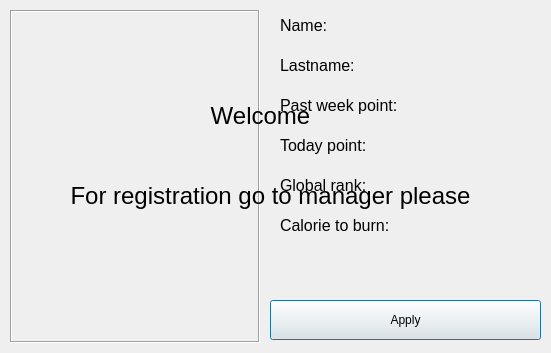
<?xml version="1.0" encoding="UTF-8"?>
<ui version="4.0">
 <class>notifdialog</class>
 <widget class="QDialog" name="notifdialog">
  <property name="geometry">
   <rect>
    <x>0</x>
    <y>0</y>
    <width>551</width>
    <height>353</height>
   </rect>
  </property>
  <property name="minimumSize">
   <size>
    <width>551</width>
    <height>353</height>
   </size>
  </property>
  <property name="maximumSize">
   <size>
    <width>551</width>
    <height>353</height>
   </size>
  </property>
  <property name="windowTitle">
   <string>Dialog</string>
  </property>
  <widget class="QPushButton" name="pushButton">
   <property name="geometry">
    <rect>
     <x>270</x>
     <y>300</y>
     <width>271</width>
     <height>40</height>
    </rect>
   </property>
   <property name="text">
    <string>Apply</string>
   </property>
  </widget>
  <widget class="QLabel" name="label">
   <property name="geometry">
    <rect>
     <x>280</x>
     <y>10</y>
     <width>250</width>
     <height>30</height>
    </rect>
   </property>
   <property name="font">
    <font>
     <pointsize>12</pointsize>
    </font>
   </property>
   <property name="text">
    <string>Name:</string>
   </property>
  </widget>
  <widget class="QLabel" name="label_5">
   <property name="geometry">
    <rect>
     <x>280</x>
     <y>170</y>
     <width>250</width>
     <height>30</height>
    </rect>
   </property>
   <property name="font">
    <font>
     <pointsize>12</pointsize>
    </font>
   </property>
   <property name="text">
    <string>Global rank:</string>
   </property>
  </widget>
  <widget class="QLabel" name="imageLabel">
   <property name="geometry">
    <rect>
     <x>10</x>
     <y>10</y>
     <width>250</width>
     <height>333</height>
    </rect>
   </property>
   <property name="layoutDirection">
    <enum>Qt::LeftToRight</enum>
   </property>
   <property name="frameShape">
    <enum>QFrame::Box</enum>
   </property>
   <property name="frameShadow">
    <enum>QFrame::Sunken</enum>
   </property>
   <property name="text">
    <string/>
   </property>
  </widget>
  <widget class="QLabel" name="label_2">
   <property name="geometry">
    <rect>
     <x>280</x>
     <y>50</y>
     <width>250</width>
     <height>30</height>
    </rect>
   </property>
   <property name="font">
    <font>
     <pointsize>12</pointsize>
    </font>
   </property>
   <property name="text">
    <string>Lastname:</string>
   </property>
  </widget>
  <widget class="QLabel" name="label_3">
   <property name="geometry">
    <rect>
     <x>280</x>
     <y>90</y>
     <width>250</width>
     <height>30</height>
    </rect>
   </property>
   <property name="font">
    <font>
     <pointsize>12</pointsize>
    </font>
   </property>
   <property name="text">
    <string>Past week point:</string>
   </property>
  </widget>
  <widget class="QLabel" name="label_4">
   <property name="geometry">
    <rect>
     <x>280</x>
     <y>130</y>
     <width>250</width>
     <height>30</height>
    </rect>
   </property>
   <property name="font">
    <font>
     <pointsize>12</pointsize>
    </font>
   </property>
   <property name="text">
    <string>Today point:</string>
   </property>
  </widget>
  <widget class="QLabel" name="label_6">
   <property name="geometry">
    <rect>
     <x>20</x>
     <y>170</y>
     <width>501</width>
     <height>51</height>
    </rect>
   </property>
   <property name="font">
    <font>
     <pointsize>18</pointsize>
    </font>
   </property>
   <property name="text">
    <string>For registration go to manager please</string>
   </property>
   <property name="alignment">
    <set>Qt::AlignCenter</set>
   </property>
  </widget>
  <widget class="QLabel" name="label_7">
   <property name="geometry">
    <rect>
     <x>10</x>
     <y>90</y>
     <width>501</width>
     <height>51</height>
    </rect>
   </property>
   <property name="font">
    <font>
     <pointsize>18</pointsize>
    </font>
   </property>
   <property name="text">
    <string>Welcome</string>
   </property>
   <property name="alignment">
    <set>Qt::AlignCenter</set>
   </property>
  </widget>
  <widget class="QLabel" name="label_8">
   <property name="geometry">
    <rect>
     <x>280</x>
     <y>210</y>
     <width>250</width>
     <height>30</height>
    </rect>
   </property>
   <property name="font">
    <font>
     <pointsize>12</pointsize>
    </font>
   </property>
   <property name="text">
    <string>Calorie to burn:</string>
   </property>
  </widget>
  <zorder>pushButton</zorder>
  <zorder>label</zorder>
  <zorder>label_5</zorder>
  <zorder>imageLabel</zorder>
  <zorder>label_2</zorder>
  <zorder>label_3</zorder>
  <zorder>label_4</zorder>
  <zorder>label_7</zorder>
  <zorder>label_8</zorder>
  <zorder>label_6</zorder>
 </widget>
 <resources/>
 <connections/>
</ui>
